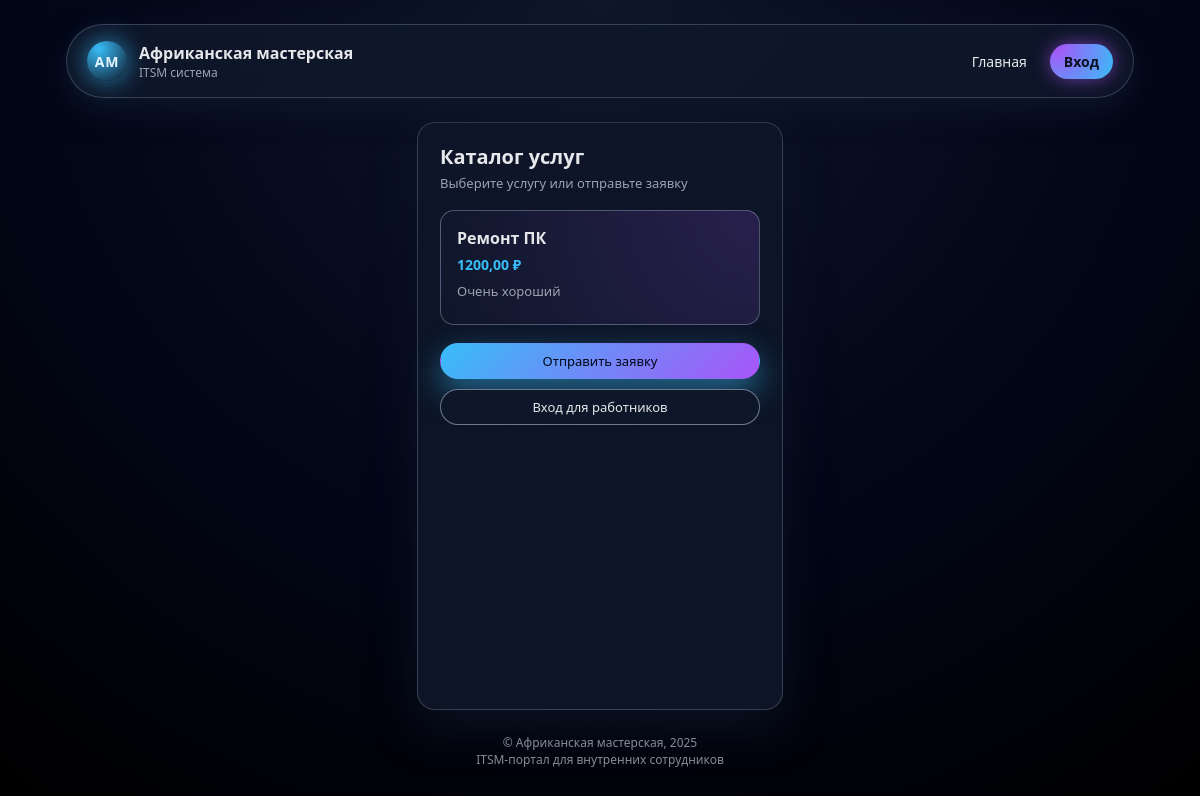
The page / on the database its author committed.
### service_desk/models.py (models this page shows, shortened)
class Service(models.Model):
    name = models.CharField("Название услуги", max_length=255)
    description = models.TextField("Описание", blank=True)
    price = models.DecimalField("Цена", max_digits=10, decimal_places=2)
    is_active = models.BooleanField("Активна", default=True)

### service_desk/views.py (the view)
# urls.py: path('', views.index, name='index'),
def index(request):
    services = Service.objects.filter(is_active=True)
    return render(request, 'index.html', {'services': services})

### templates/index.html
{% extends 'base.html' %}
{% block content %}
<div class="section-header">
    <h2>Каталог услуг</h2>
    <p>Выберите услугу или отправьте заявку</p>
</div>
<div class="cards-grid">
    {% for service in services %}
        <a class="card card-link" href="{% url 'service_desk:create_incident_public' %}">
            <h3 class="card-title">{{ service.name }}</h3>
            <p class="card-price">{{ service.price }} ₽</p>
            <p class="card-text">{{ service.description }}</p>
        </a>
    {% empty %}
        <p class="cell-empty">Пока нет услуг</p>
    {% endfor %}
</div>
<div class="section-actions">
    <a href="{% url 'service_desk:create_incident_public' %}"
       class="btn btn-primary btn-full">Отправить заявку</a>
    {% if not user.is_authenticated %}
    <a href="{% url 'login' %}" class="btn btn-secondary btn-full">Вход для работников</a>
    {% endif %}
</div>
{% endblock %}

### static/css/style.css (style rules this page uses)
:root { --bg: #050816; --bg-elevated: rgba(15, 23, 42, 0.9); --border-subtle: rgba(148, 163, 184, 0.3); --primary: #38bdf8; --primary-soft: rgba(56, 189, 248, 0.15); --accent: #a855f7; --text-main: #e5e7eb; --text-muted: #9ca3af; --danger: #ef4444; --success: #22c55e; --radius-lg: 18px; --shadow-soft: 0 18px 45px rgba(15, 23, 42, 0.7); }
*, *::before, *::after { box-sizing: border-box; }
html, body { margin: 0; padding: 0; height: 100%; font-family: system-ui, -apple-system, BlinkMacSystemFont, "Segoe UI", sans-serif; color: var(--text-main); background: radial-gradient(circle at top, #0f172a 0, #020617 55%, #000 100%); }
body { position: relative; overflow-x: hidden; }
.section-header { margin-bottom: 18px; }
.section-header h2 { margin: 0 0 4px; font-size: 20px; }
.section-header p { margin: 0; font-size: 13px; color: var(--text-muted); }
.section-actions { margin-top: 18px; display: flex; flex-wrap: wrap; gap: 10px; }
.cards-grid { display: grid; grid-template-columns: repeat(auto-fit, minmax(240px, 1fr)); gap: 14px; }
.card { padding: 16px 16px 14px; border-radius: 14px; background: radial-gradient(circle at top left, rgba(56,189,248,0.12), rgba(15,23,42,0.95)); border: 1px solid rgba(148, 163, 184, 0.45); box-shadow: 0 12px 32px rgba(15, 23, 42, 0.8); transition: transform 0.18s ease-out, box-shadow 0.18s ease-out, border-color 0.18s ease-out; }
.card-link { display: block; text-decoration: none; color: inherit; background: radial-gradient(circle at top right, rgba(168,85,247,0.18), rgba(15,23,42,0.95)); }
.card-title { margin: 0 0 6px; font-size: 16px; font-weight: 600; }
.card-price { margin: 0 0 8px; font-weight: 600; font-size: 14px; color: var(--primary); }
.card-text { margin: 0 0 10px; font-size: 13px; color: var(--text-muted); }
.btn { display: inline-flex; align-items: center; justify-content: center; gap: 6px; padding: 8px 14px; border-radius: 999px; border: 1px solid transparent; font-size: 13px; font-weight: 500; cursor: pointer; text-decoration: none; transition: all 0.15s ease-out; }
.btn-primary { background: linear-gradient(135deg, #38bdf8, #a855f7); color: #020617; box-shadow: 0 12px 30px rgba(56, 189, 248, 0.5); }
.btn-secondary { border-color: rgba(148, 163, 184, 0.7); background: rgba(15, 23, 42, 0.95); color: var(--text-main); }
.btn-full { width: 100%; }

### rows shown on the page
Service: name "Ремонт ПК", price "1200,00", description "Очень хороший"
